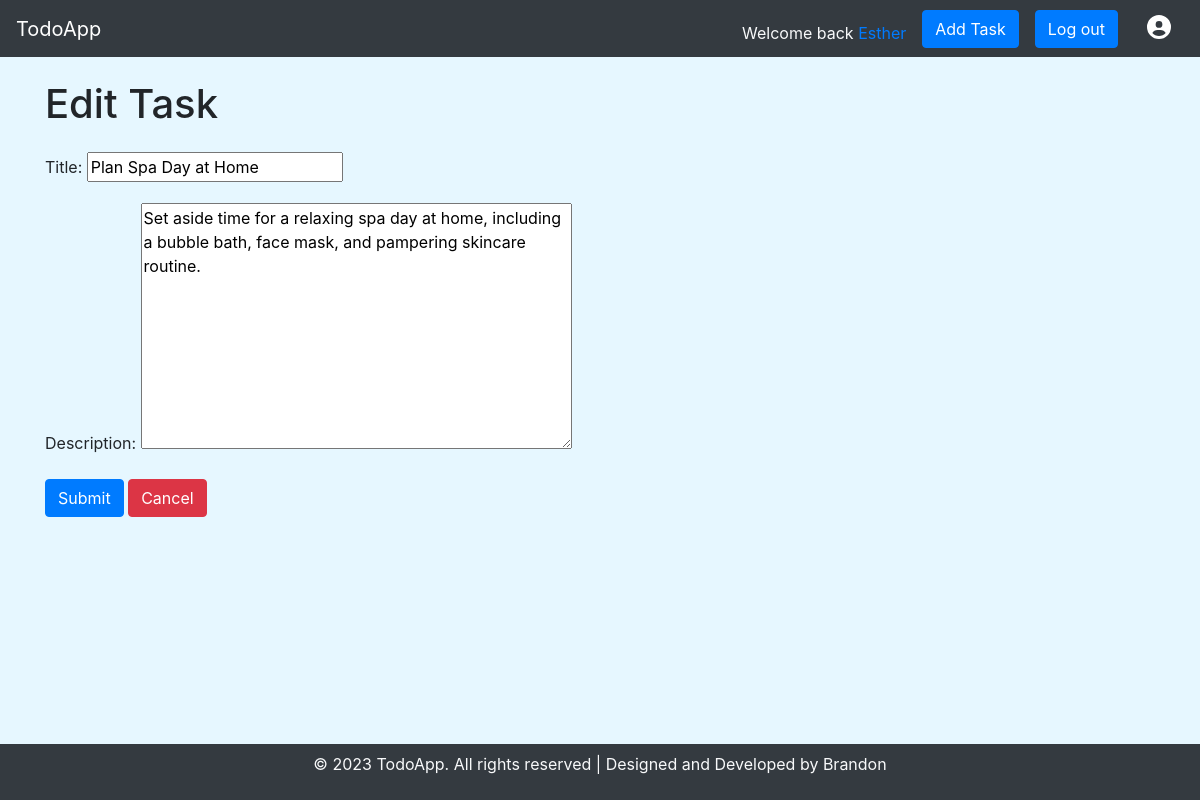
The page /edit/7/ (signed in) on the database its author committed.
### To_do_app/models.py (models this page shows, shortened)
class To_Do_List(models.Model):
    Title = models.CharField(max_length=50)
    Description = models.TextField()
    Time_created = models.DateTimeField(auto_now_add=True)
    user = models.ForeignKey(User, on_delete=models.CASCADE,null=True, blank=True)

### To_do_app/views.py (the view)
# urls.py: path('edit/<int:taskid>/', edit_task, name='edit'),
@login_required
def edit_task(request, taskid):
    task = get_object_or_404(To_Do_List, pk=taskid)
    if request.method == 'POST':
        form = To_Do_List_Form(request.POST, instance=task)
        if form.is_valid():
            form.save()
            return redirect('home')
    else:
        form = To_Do_List_Form(instance=task)
    context = {
        'form' : form,
        'task' : task
    }
    return render(request, 'Todoapp/edit_task.html', context)

### To_do_app/forms.py
class To_Do_List_Form(forms.ModelForm):
    class Meta:
        model = To_Do_List
        exclude = ['user']

### To_do_app/templates/Todoapp/edit_task.html (shortened to what this page needs)
{% extends 'core/base.html' %}
{% block content %}
    <h1 class="mb-4">Edit Task</h1>
    <form method = 'POST'>
        {{ form.as_p }}
        <button type="submit" class="btn btn-primary"> Submit </button>
        <a type="button" class="btn btn-danger" href="{% url 'home' %}"> Cancel </a>
    </form>
{% endblock content %}

### templates/core/base.html (shortened to what this page needs)
<!DOCTYPE html>
{% load static %}
<html lang="en">
<head>
    <link rel="stylesheet" href="https://stackpath.bootstrapcdn.com/bootstrap/4.3.1/css/bootstrap.min.css">
    <link rel="stylesheet" href="https://cdnjs.cloudflare.com/ajax/libs/font-awesome/4.7.0/css/font-awesome.min.css">
</head>
<body style="background-color: #e6f7ff;  padding-top: 56px; padding-bottom: 56px;">
        <nav class="navbar navbar-expand-lg navbar-dark bg-dark fixed-top">
            <a class="navbar-brand" href="{% url 'home' %}">TodoApp</a>
            <div class="collapse navbar-collapse justify-content-end">
                {% if task.count == 1 %}
                <p class="text-light mt-2 mb-0">Welcome back <a href="{% url 'profile' %}">{{ request.user }}</a>, you have {{ task.count }} task today </p>
                {% elif task.count > 1 %}
                <p class="text-light mt-2 mb-0">Welcome back <a href="{% url 'profile' %}">{{ request.user }}</a>, you have {{ task.count }} tasks today </p>
                {% else %}
                <p class="text-light mt-2 mb-0">Welcome back <a href="{% url 'profile' %}">{{ request.user }}</a></p>
                {% endif %}
                {% if task.count == 0 %}
                {{ pass }}
                {% else %}
                <a type="button" class="btn btn-primary ml-3" href="{% url 'create' %}">
                    Add Task
                </a>
                {% endif %}
                <a type="button" class="btn btn-primary ml-3" href="{% url 'logout' %}">
                    Log out
                </a>
                <a type="button" class="btn  ml-3" href="{% url 'profile' %}">
                    <i class="fa fa-user-circle" aria-hidden="true" style="color: white; font-size: 24px;"></i>
                </a>
            </div>
        </nav>
    <div class="container mt-4">
    <div class="align-content-between justify-content-center align-content-center align-items-center mt-2">
    {% block content %}
    {% endblock content %}
    </div>
    <footer class="footer fixed-bottom bg-dark text-light text-center py-2">
        <p>&copy; 2023 TodoApp. All rights reserved | Designed and Developed by Brandon</p>
    </footer>
</body>
</html>

### rows shown on the page
To_Do_List: Title "Plan Spa Day at Home", Description "Set aside time for a relaxing spa day at home, including a bubble bath, face mask, and pampering skincare routine."

### other values the page prints
{{ request.user }} "Esther"
